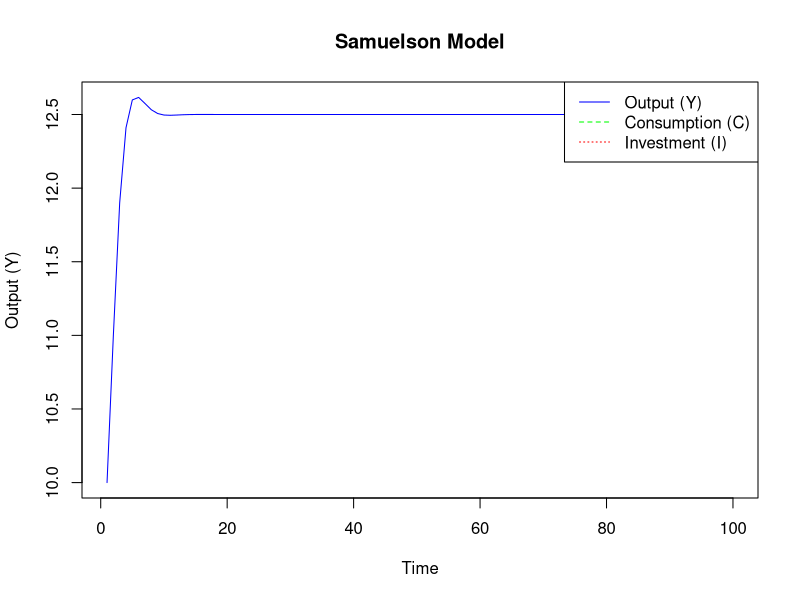
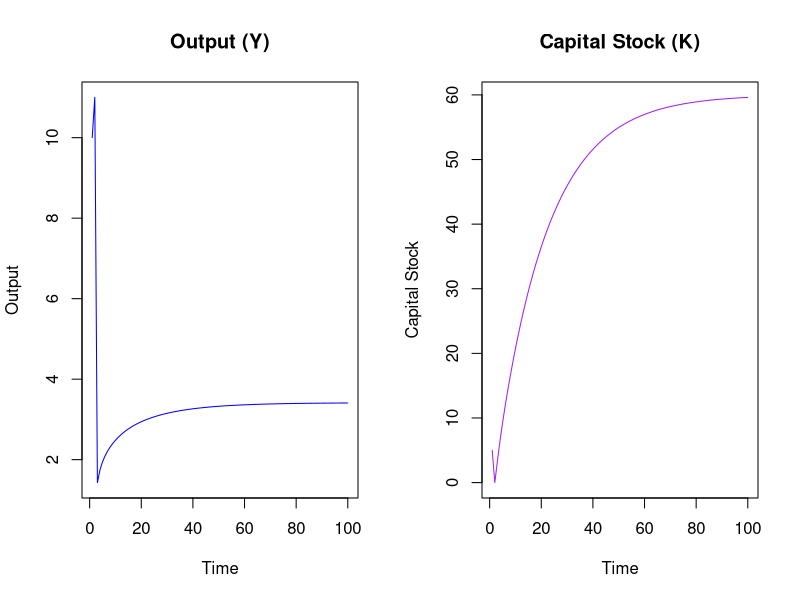
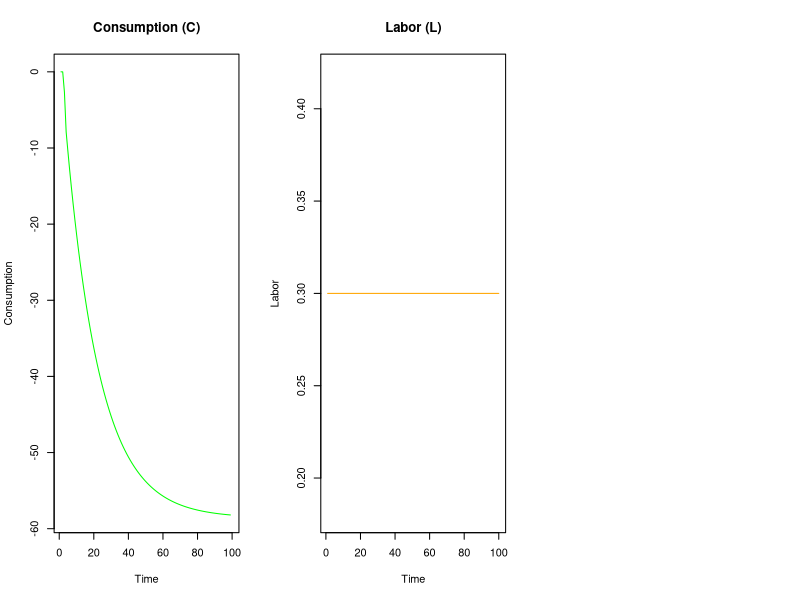

Source code (R) for these figures, in order: (Note: this script raises an error after producing the figures.)
# FM 413 Lecture 2

# Intro

# Parameters
set.seed(123)
T <- 100 # time periods
C_bar <- 2 # baseline consumption
I_bar <- 3 # baseline investment
c <- 0.6 # propensity to consume
i <- 0.3 # sensitivity of investment to income growth

# Initialize variables
Y <- numeric(T)
C <- numeric(T)
I <- numeric(T)
Y[1:2] <- c(10, 11) # initial values

# Model simulation
for (t in 3:T) {
  C[t] <- C_bar + c * Y[t-1]
  I[t] <- I_bar + i * (Y[t-1] - Y[t-2])
  Y[t] <- C[t] + I[t]
}

# Plot results
plot(1:T, Y, type = "l", col = "blue", main = "Samuelson Model", ylab = "Output (Y)", xlab = "Time")
lines(1:T, C, col = "green", lty = 2)
lines(1:T, I, col = "red", lty = 3)
legend("topright", legend = c("Output (Y)", "Consumption (C)", "Investment (I)"),
       col = c("blue", "green", "red"), lty = c(1, 2, 3))

# Supply-Side Samuelson Model

# Parameters
A <- 1  # productivity
alpha <- 0.3
delta <- 0.05 # depreciation
N <- 1 # fixed labor supply
K <- numeric(T)
K[1] <- 5 # initial capital stock

# Extend the Samuelson framework
for (t in 3:T) {
  K[t] <- (1 - delta) * K[t-1] + I[t]
  Y[t] <- A * K[t]^alpha * N^(1 - alpha)
}

# Plot capital stock and output
par(mfrow = c(1, 2))
plot(1:T, Y, type = "l", col = "blue", main = "Output (Y)", ylab = "Output", xlab = "Time")
plot(1:T, K, type = "l", col = "purple", main = "Capital Stock (K)", ylab = "Capital Stock", xlab = "Time")

# 3. Real Business Cycle (RBC) Model (Deterministic)

# Parameters
beta <- 0.96 # discount factor
utility <- function(C, L) log(C) + log(1 - L) # utility function

# Decision variables and initialization
C <- numeric(T)
L <- rep(0.3, T) # fixed labor for simplicity
A_t <- A # productivity (constant here)

# RBC simulation
for (t in 3:T) {
  C[t] <- A_t * K[t]^alpha * L[t]^(1 - alpha) - K[t+1] + (1 - delta) * K[t]
  K[t+1] <- beta * (A_t * alpha * K[t]^(alpha-1) * L[t]^(1 - alpha) + 1 - delta)
}

# Plot consumption, labor, and capital
par(mfrow = c(1, 3))
plot(1:T, C, type = "l", col = "green", main = "Consumption (C)", ylab = "Consumption", xlab = "Time")
plot(1:T, L, type = "l", col = "orange", main = "Labor (L)", ylab = "Labor", xlab = "Time")
plot(1:T, K, type = "l", col = "purple", main = "Capital (K)", ylab = "Capital", xlab = "Time")


# 4. Stochastic RBC Model

# Stochastic parameters
rho <- 0.9
sigma <- 0.02
z <- numeric(T)
z[1] <- A # initial productivity
epsilon <- rnorm(T, mean = 0, sd = sigma)

# Generate stochastic productivity
for (t in 2:T) {
  z[t] <- rho * z[t-1] + epsilon[t]
}

# Stochastic RBC simulation
for (t in 3:T) {
  C[t] <- exp(z[t]) * K[t]^alpha * L[t]^(1 - alpha) - K[t+1] + (1 - delta) * K[t]
  K[t+1] <- beta * (exp(z[t]) * alpha * K[t]^(alpha-1) * L[t]^(1 - alpha) + 1 - delta)
}

# Plot productivity and output
par(mfrow = c(1, 2))
plot(1:T, z, type = "l", col = "red", main = "Productivity (z)", ylab = "z", xlab = "Time")
plot(1:T, Y, type = "l", col = "blue", main = "Output (Y)", ylab = "Output", xlab = "Time")


